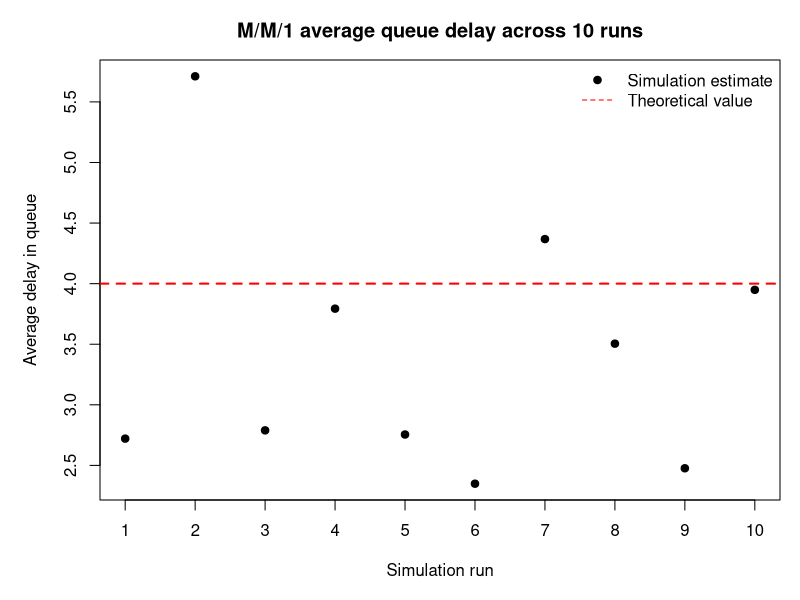

Recreate this plot in R.
# Exercise 12: compare independent M/M/1 simulation runs.
# The arrival and service rates are chosen so that lambda / mu = 0.8.

arrival_rate <- 0.8
service_rate <- 1
completed_customers <- 1000
number_of_runs <- 10
random_seed <- 12

simulate_mm1_queue_delay <- function(arrival_rate, service_rate, completed_customers) {
  time <- 0
  completed <- 0
  server_busy <- FALSE
  queue_arrival_times <- numeric(0)
  accumulated_queue_delay <- 0
  event_times <- c(rexp(1, rate = arrival_rate), Inf)

  while (completed < completed_customers) {
    next_event <- which.min(event_times)
    time <- event_times[next_event]

    if (next_event == 1) {
      event_times[1] <- time + rexp(1, rate = arrival_rate)

      if (server_busy) {
        queue_arrival_times <- c(queue_arrival_times, time)
      } else {
        server_busy <- TRUE
        event_times[2] <- time + rexp(1, rate = service_rate)
      }
    } else {
      completed <- completed + 1

      if (length(queue_arrival_times) == 0) {
        server_busy <- FALSE
        event_times[2] <- Inf
      } else {
        accumulated_queue_delay <- accumulated_queue_delay + time - queue_arrival_times[1]
        queue_arrival_times <- queue_arrival_times[-1]
        event_times[2] <- time + rexp(1, rate = service_rate)
      }
    }
  }

  accumulated_queue_delay / completed_customers
}

set.seed(random_seed)
queue_delay_estimates <- replicate(
  number_of_runs,
  simulate_mm1_queue_delay(arrival_rate, service_rate, completed_customers)
)

traffic_intensity <- arrival_rate / service_rate
theoretical_queue_delay <- traffic_intensity / (service_rate - arrival_rate)
replication_mean <- mean(queue_delay_estimates)
replication_sd <- sd(queue_delay_estimates)
replication_ci <- replication_mean + c(-1, 1) * qt(0.975, df = number_of_runs - 1) *
  replication_sd / sqrt(number_of_runs)

run_results <- data.frame(
  run = seq_len(number_of_runs),
  average_queue_delay = queue_delay_estimates
)

cat("M/M/1 multiple-run experiment\n")
cat("Arrival rate (lambda):", arrival_rate, "\n")
cat("Service rate (mu):", service_rate, "\n")
cat("Traffic intensity (lambda/mu):", traffic_intensity, "\n")
cat("Completed customers per run:", completed_customers, "\n")
cat("Number of independent runs:", number_of_runs, "\n\n")
print(transform(run_results, average_queue_delay = round(average_queue_delay, 4)), row.names = FALSE)
cat("\nMean across runs:", round(replication_mean, 4), "\n")
cat("Standard deviation across runs:", round(replication_sd, 4), "\n")
cat("Minimum across runs:", round(min(queue_delay_estimates), 4), "\n")
cat("Maximum across runs:", round(max(queue_delay_estimates), 4), "\n")
cat("95% Student's t CI for the mean across runs: [",
  round(replication_ci[1], 4), ", ", round(replication_ci[2], 4), "]\n", sep = "")
cat("Theoretical M/M/1 average queue delay:", round(theoretical_queue_delay, 4), "\n")

script_path <- tryCatch(sys.frames()[[1]]$ofile, error = function(e) NULL)
if (!is.null(script_path) && nzchar(script_path)) {
  script_dir <- dirname(normalizePath(script_path, winslash = "/"))
} else {
  search_roots <- unique(c(
    normalizePath(getwd(), winslash = "/"),
    list.dirs(getwd(), recursive = FALSE, full.names = TRUE),
    dirname(normalizePath(getwd(), winslash = "/"))
  ))
  possible_output_dirs <- c(
    file.path(search_roots, "module 1", "scripts"),
    file.path(search_roots, "scripts")
  )
  existing_output_dirs <- possible_output_dirs[dir.exists(possible_output_dirs)]
  script_dir <- if (length(existing_output_dirs)) existing_output_dirs[1] else getwd()
}

pdf(file.path(script_dir, "E12_delay_runs.pdf"), width = 8, height = 5)
par(mar = c(5, 5, 3, 1))
plot(
  run_results$run,
  run_results$average_queue_delay,
  pch = 19,
  xaxt = "n",
  xlab = "Simulation run",
  ylab = "Average delay in queue",
  main = "M/M/1 average queue delay across 10 runs",
  ylim = range(c(queue_delay_estimates, theoretical_queue_delay))
)
axis(1, at = run_results$run)
abline(h = theoretical_queue_delay, col = "red", lty = 2, lwd = 2)
legend(
  "topright",
  legend = c("Simulation estimate", "Theoretical value"),
  pch = c(19, NA),
  lty = c(NA, 2),
  col = c("black", "red"),
  bty = "n"
)
dev.off()
cat("\nPlot created:", file.path(script_dir, "E12_delay_runs.pdf"), "\n")
